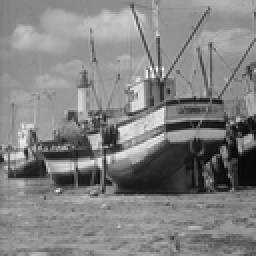
%> input picture DeSCI_backup/packages/denoiser/WNNM/wnnm_imdenoise/boat.png, 128 x 128 px, shrunk from 512 x 512 before the run (shown 2 times larger)
$ octave test_wnnm_imdenoise.m   (GNU Octave 9; MATLAB toolbox functions it lacks are replaced by stand-ins)
%> lines starting %> are read from the running program, lines starting %| are printed output that depends on the picture
### DeSCI_backup/packages/denoiser/WNNM/wnnm_imdenoise/neighborind.m
function [neighborindarr,neighbornumarr,selfindarr] = neighborind(dim,opt)
%NEIGHBORIND Pre-calculation of the indexes of the neighbors within the
%search window.
%   [neighborindarr,neighbornumarr,selfindarr]=NEIGHBORIND(dim,opt) returns
%    neighborindarr   - the array of all neighbor patch indexes within
%                       search window for each key patch, which is a
%                       two-dimentional array with each column denotes all
%                       neighbor patch indexes for each key patch,
%    neighbornumarr   - number of neighbors in gridind (grid index) within
%                       search window, which is a row vector and each
%                       column corresponds to that of neighborindarr,
%    selfindarr       - index of the key patch itself, which is a row
%                       vector and each column corresponds to that of
%                       neighborindarr,
%   where the inputs are
%    dim              - dimension of the image (transfer of the image, nor
%                       the image sequence is not necessary and could be
%                       memory-consuming),
%    opt              - options for that function, and those options are
%                         $option$                 $[default] value$
%                         opt.patchsize
%                         opt.windowsize
%                         opt.patchstep
%   See also WNNM_IMDENOISE.
w = opt.windowsize; % size of the search window for neighbors
rownum = dim(1)-opt.patchsize+1; % number of patch rows
colnum = dim(2)-opt.patchsize+1; % number of patch columns
% indexes of all the patches in the image
ind = reshape([1:rownum*colnum],[rownum,colnum]);

% consider the adjacent patches along the patch step, which forms a grid
rowgridind = [1:opt.patchstep:rownum]; % indexes of row grid
  rowgridind = [rowgridind,rowgridind(end)+1:rownum]; % residual steps
colgridind = [1:opt.patchstep:colnum]; % indexes of column grid
  colgridind = [colgridind,colgridind(end)+1:colnum]; % residual steps

rowgridnum = length(rowgridind);
colgridnum = length(colgridind);

% initialization of the output arrays
neighborindarr = zeros([(2*w+1)*(2*w+1),rowgridnum*colgridnum],'uint32');
neighbornumarr = zeros([1,rowgridnum*colgridnum],'uint32');
selfindarr     = zeros([1,rowgridnum*colgridnum],'uint32');

% assignment of the neighbors within search window for each key patch in
% the grid index
for rgrid = 1:rowgridnum
    r = rowgridind(rgrid); % index of row grid
    for cgrid = 1:colgridnum
        c = colgridind(cgrid); % index of column grid
        patchind = (c-1)*rownum+r; % index of key patch
        patchgridind = (cgrid-1)*rowgridnum+rgrid; % grid index of key patch

        top    = max(r-w,1); % index of the top of search window
        button = min(r+w,rownum); % button
        left   = max(c-w,1); % left
        right  = min(c+w,colnum); % right

        neighborind = ind(top:button,left:right); % indexes of the neighbors of the key patch

        neighbornumarr(patchgridind) = numel(neighborind); % number of neighbors in grid index (within search window)
        neighborindarr(1:neighbornumarr(patchgridind),patchgridind) ...
            = neighborind(:); % each column is the indexes of the neighbors in grid index
        selfindarr(patchgridind) = patchind; % index of key patch itself
    end
end

end

### DeSCI_backup/packages/denoiser/WNNM/wnnm_imdenoise/wnnm_imdenoise.m
function [denoisedim,psnrall] = wnnm_imdenoise(noisyim,orgim,para)
%WNNM_IMDENOISE Weighted nuclear norm minimization (WNNM)-based image
%denoising.
%   denoisedim=WNNM_IMDENOISE(noisyim,para) returns the denoised image
%   denoisedim using WNNM, where noisyim is the input noisy image and para
%   is the parameters for the WNNM image denoiser.
%   # Model
%     The basic idea of WNNM for image denoising is that the patch group
%     with nonlocal self-similarity can be expressed as a low-rank matrix.
%     Low-rank matrix approximation problem has already been solved by
%     low-rank matrix factorization (LRMF) and nuclear norm minimization
%     (NNM). WNNM approach to this problem focuses on varied weights of
%     each singular value, where greater weight indicates less importance.
%     The CVPR'14 paper gives an convergence proof to the fixed point of
%     the WNNM problem with non-descending weights, which is common in
%     image denoising applications where small singular values of the patch
%     group are supposed to be surpressed.
%   # Parameters
%     parameters              [default] value
%     para.patchsize
%   # Reference
%   [1]  S. Gu, L. Zhang, W. Zuo, and X. Feng, "Weighted Nuclear Norm
%          Minimization with Application to Image Denoising," in 2014 IEEE
%          Conference on Computer Vision and Pattern Recognition (CVPR),
%          2014, pp. 2862-2869.
%   [2]  S. Gu, Q. Xie, D. Meng, W. Zuo, X. Feng, and L. Zhang, "Weighted
%          Nuclear Norm Minimization and Its Applications to Low Level
%          Vision," International Journal of Computer Vision, vol. 121,
%          no. 2, pp. 183-208, 2017.
%   See also NEIGHBORIND, IM2PATCH, BLOCKMATCH, PATCHESTIMATE, WNNM,
%            PATCH2IM, PARACONFIG.

%   Code copyright(C) 2017-2018 by <a href="matlab:
%   web('https://github.com/liuyang12')">Y. Liu</a>. This code is a
%   derivative of WNNM code <a href="matlab:
%   web('http://www4.comp.polyu.edu.hk/~cslzhang/code/WNNM_code.zip')">
%   provided by S. Gu.
%   Last modified Oct 29, 2017.

% [height,width] = size(noisyim);
% patchdim = para.patchsize*para.patchsize; % dimension of the patch (vector)
% totpatchnum ...  % total number of patches in the noisy image
%   = (height-para.patchsize+1)*(width-para.patchsize+1);

% pre-calculation of the indexes of the neighbors within the search window
[neighborindarr,neighbornumarr,selfindarr] = neighborind(size(noisyim),para);

% % [unnecessary] memory allocation of the matrices, which indicates the size
% % of the matrices
% nonlocalarr = zeros(para.patchnum,length(neighbornumarr)); % index array of patches with non-local similarity as the key patch
% rawpatchmat = zeros(patchdim,totpatchnum); % raw patch mattrix (column-by-column)
% estpatchmat = zeros(patchdim,totpatchnum); % estimated patch matrix (column-by-column)
% frqpatchmat = zeros(patchdim,totpatchnum); % frequency matrix of each pixel of a patch (column-by-column)

% WNNM denoisng for several iterations
estim = noisyim;
for iter = 1:para.iternum
    if ~para.adaptboost
        estim = estim + para.delta*(noisyim-estim); % correction between adjacent iterations
    else % adative boosting for WNNM-based image denoising
        Eest = mean(abs(estim(:)).^2);
        En = para.abeta*abs(para.nsigma^2-var(noisyim(:)-estim(:)));
        rho = sqrt(Eest)/(sqrt(Eest)+sqrt(max(Eest-En,0)));
        fprintf('    Iteration % 2d, rho = %.3f. \n',iter,rho);
        estim = estim + (1-rho)*(noisyim-estim); % correction between adjacent iterations
    end
    [rawpatchmat,nsigmamat] = im2patch(estim,noisyim,para); % splite the whole image into overlapped patches
    if mod(iter-1,para.innerloop)==0
        para.patchnum = para.patchnum-10; % less non-local patches with loweer noise level
        % calculate the patches with non-local similarity for each key patch
        nonlocalarr = blockmatch(rawpatchmat,neighborindarr,neighbornumarr,selfindarr,para);
        if iter==1 % initial noise level of each patch
            nsigmamat = para.nsigma*ones(size(nsigmamat));
        end
    end
    % patch estimation by means of WNNM
    [estpatchmat,frqpatchmat] = patchestimate(nonlocalarr,rawpatchmat,nsigmamat,selfindarr,para);
    % aggregate overlapped patches to the whole image
    estim = patch2im(estpatchmat,frqpatchmat,size(noisyim),para.patchsize);

    if ~isempty(orgim)
        % error statistics and reconstruction quality accessment
        rmseall(iter) = sqrt(immse(estim,orgim));
        psnrall(iter) = psnr(estim,orgim,255);
        ssimall(iter) = ssim(estim,orgim);
        fprintf('  WNNM iteration % 2d, RMSE = %2.2f, PSNR = %2.2f dB, SSIM = %.4f.\n',iter,rmseall(iter),psnrall(iter),ssimall(iter));
    end
end
denoisedim = estim;

end

### DeSCI_backup/packages/denoiser/WNNM/wnnm_imdenoise/im2patch.m
function [patchmat,nsigmamat] = im2patch(estim,nosim,opt)
%IM2PATCH Splite the whole image into overlapped patches.
%   patchmat=IM2PATCH(im,opt) returns the overlapped patches patchmat,
%   where im is an image, opt is the options for the function, and patchmat
%   is a two dimensional matrix with each column corresponds to a patch.
%   See also WNNM_IMDENOISE, PATCH2IM.
p = opt.patchsize;
% total number of patches
totpatchnum = (size(estim,1)-p+1)*(size(estim,2)-p+1);

patchmat = zeros([p*p,totpatchnum],'single');
nospatchmat = zeros([p*p,totpatchnum],'single'); % noisy patch matrix (estimate noise level)

% the extraction of patches is performed block-wise, not patch-wise and is
% more efficient.
b = 1;
for i = 1:p
    for j = 1:p
        block = estim(i:end-p+i,j:end-p+j); % all the same block as a row
        nosblock = nosim(i:end-p+i,j:end-p+j); % all the same block as a row
        patchmat(b,:) = block(:)';
        nospatchmat(b,:) = nosblock(:)';
        b = b+1;
    end
end
% estimate the noise level of each patch
nsigmamat = opt.lambda*sqrt(abs(bsxfun(@minus,mean((patchmat-nospatchmat).^2),opt.nsigma^2)));

end

### DeSCI_backup/packages/denoiser/WNNM/wnnm_imdenoise/blockmatch.m
function nonlocalarr = blockmatch(patchmat,neighborindarr,neighbornumarr,selfindarr,para)
%BLOCKMATCH Block matching of patches with non-local similarity.
%   nonlocalarr=BLOCKMATCH(patchmat,neighborindarr,neighbornumarr,
%   selfindarr,para) returns the indexes of the patches with non-local
%   similarity.
%   See slao WNNM_IMDENOISE.
gridsize = length(neighbornumarr);

nonlocalarr = zeros([para.patchnum,gridsize],'uint32');
for i = 1:gridsize
    patch = patchmat(:,selfindarr(i)); % key patch
    neighbors = patchmat(:,neighborindarr(1:neighbornumarr(i),i)); % all neighbors
    distance = sum(bsxfun(@minus,neighbors,patch).^2); % ell_2 distance
    [~,ascendind] = sort(distance); % sort distance in an ascending order
    % indexes of the most similar (shortest distance) para.patchnum of neighbors
    nonlocalarr(:,i) = neighborindarr(ascendind(1:para.patchnum),i);
end

end


### DeSCI_backup/packages/denoiser/WNNM/wnnm_imdenoise/patch2im.m
function im = patch2im(patchmat,frqmat,dim,patchsize)
%PATCH2IM Aggregate overlapped patches to a whole image.
%   im=PATCH2IM(patchmat,frqmat,dim,patchsize) returns the aggregated image
%   from overlapped patches patchmat and the corresponding freqency matrix
%   for each patch frqmat. This function is an inverse of the im2patch
%   function and would preform aggregation block-wise as well.
%   See also WNNM_IMDENOISE, IM2PATCH.
p = patchsize;
rownum = dim(1)-p+1;
colnum = dim(2)-p+1;
rows = [1:rownum];
cols = [1:colnum];

im = zeros(dim);
frq = zeros(dim); % frequency of each pixel in the image appears in the patches

% the aggregation of patches is performed block-wise, not patch-wise and is
% more efficient.
b = 1;
for i = 1:p
    for j = 1:p
        im(rows-1+i,cols-1+j) = im(rows-1+i,cols-1+j)+reshape(patchmat(b,:)',[rownum colnum]);
        frq(rows-1+i,cols-1+j) = frq(rows-1+i,cols-1+j)+reshape(frqmat(b,:)',[rownum colnum]);
        b = b+1;
    end
end
im = im./(frq+eps);

end

### DeSCI_backup/packages/denoiser/WNNM/wnnm_imdenoise/paraconfig.m
function para = paraconfig(nsigma)
%PARACONFIG Parameter configuration of the WNNM-based image denoiser
%according to the noise level of the noisy image.
%   para=PARACONFIG(nsigma) returns the parameters as a structure for given
%   noise deviation nsigma. Note that those parameters are all empirical
%   and any adaption of this code is supposed to choose the best ones
%   according to specific applications.
%   See also WNNM_IMDENOISE.
para.nsigma     = nsigma;  % standard deviation of the noisy image
para.windowsize = 30;      % size of the search window
para.delta      = 0.1;     % coefficient of correction between adjacent iterations
  para.adaptboost = true;  % enable adaptive boosting (AB) for WNNM
  para.abeta      = 1;     % eta for noise estimation in WNNM-AB
para.c          = sqrt(2); % constant of weight vector
para.innerloop  = 2;       % numer of inner loops between re-blockmatching
para.reweighit  = 3;       % numer of iterations between re-weight

% choose parameters according to the noise deviation, with larger noise
% deviation accounting for larger patch size, patch number, iteration
% number, and noise estimation constant.
if nsigma<=20     % nsigma<=20
    para.patchsize = 6;    % size of the patch
    para.patchnum  = 70;   % number of patches in a group
    para.iternum   = 8;    % number of iterations
    para.lambda    = 0.54; % constant of noise estimation of each patch
elseif nsigma<=40 % 20<nsigma<=40
    para.patchsize = 7;
    para.patchnum  = 90;
    para.iternum   = 12;
    para.lambda    = 0.56;
elseif nsigma<=60 % 40<nsigma<=60
    para.patchsize = 8;
    para.patchnum  = 120;
    para.iternum   = 14;
    para.lambda    = 0.58;
else              % 60<nsigma
    para.patchsize = 9;
    para.patchnum  = 140;
    para.iternum   = 14;
    para.lambda    = 0.58;
end
% patch step for reduced number of key patches, thus reduced complexity
% and smaller patch step would hopely result in better performance.
para.patchstep = floor(para.patchsize/2-1); % step of the key patch grid

end

### DeSCI_backup/packages/denoiser/WNNM/wnnm_imdenoise/patchestimate.m
function [estpatchmat,frqpatchmat] = patchestimate(nonlocalarr,rawpatchmat,nsigmamat,selfindarr,para)
%PATCHESTIMATE Estimation of the patches in each non-local patch group.
%   [estpatchmat,frqpatchmat]=PATCHESTIMATE(nonlocalarr,rawpatchmat,
%   selfindarr,para) returns the estimated patch matrix estpatchmat and
%   the frequency matrix of each pixel in a patch.
%   See also WNNM_IMDENOISE, WNNM.

% memory allocation of the matrices
estpatchmat = zeros(size(rawpatchmat)); % estimated patch matrix (column-by-column)
frqpatchmat = zeros(size(rawpatchmat)); % frequency matrix of each pixel in a patch (column-by-column)

% estimate each patch successively
for i = 1:length(selfindarr)
    rawgroup = rawpatchmat(:,nonlocalarr(1:para.patchnum,i)); % raw patch group
    mean_rawgroup = repmat(mean(rawgroup,2),[1 para.patchnum]); % mean patch of the patch group
    rawgroup = rawgroup-mean_rawgroup; % deviation of the raw patch group

    % WNNM for each patch group by exploiting low-rank property
    estgroup = wnnm(rawgroup,para.c,nsigmamat(selfindarr(i)),para.reweighit);
    estgroup = estgroup+mean_rawgroup;

%     % Robust PCA estimation
%     estgroup = rpca(rawgroup,ones(size(rawgroup)),nsigmamat(selfindarr(i)));

    estpatchmat(:,nonlocalarr(1:para.patchnum,i)) ...
        = estpatchmat(:,nonlocalarr(1:para.patchnum,i)) + estgroup;
    frqpatchmat(:,nonlocalarr(1:para.patchnum,i)) ...
        = bsxfun(@plus,1,frqpatchmat(:,nonlocalarr(1:para.patchnum,i)));
end

end

### DeSCI_backup/packages/denoiser/WNNM/wnnm_imdenoise/test_wnnm_imdenoise.m
%TEST_WNNM_IMDENOISE Test the weighted nuclear norm minimization
%(WNNM)-based image denoising function.
%   See also WNNM_IMDENOISE, PARACONFIG.
clear; clc;
% close all
addpath(genpath('./apg_partial'));
% [1] parameter configuration
nsigma = 50; % standard deviation of the noise

% [2] read original image (and noisy image, possibly)
orgim = double(imread('boat.png'));
%> orgim: size 128x128 double; min 7, max 255, mean 129.7; mean of the top-left, top-right, bottom-left and bottom-right quarters 152.7, 138.1, 127.4, 100.6
% % nosim = double(imread('boat_n100.png'));
% orgim = double(rgb2gray(imread('bus25.png')));
% nosim = double(rgb2gray(imread('bus25_pref.png')));
nosim = orgim + nsigma*randn(size(orgim)); % add white Gaussian noise
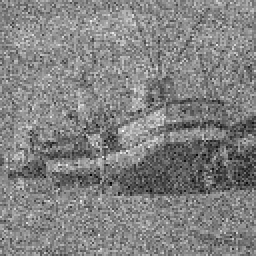
%> nosim: size 128x128 double (shown 2 times larger); min -137.1, max 384.1, mean 129.2; drawn with min black and max white

psnr0 = psnr(nosim,orgim,255);
%> psnr0 = 14.14
fprintf('Noisy image with nsigma = %2.1f, PSNR = %2.2f dB.\n',nsigma,psnr0);
%| Noisy image with nsigma = 50.0, PSNR = 14.14 dB.

% para.iternum = 1;
% [3] perform WNNM-based image denoising
para = paraconfig(nsigma); % parameter configuration according to noise level
  para.adaptboost = false;  % enable adaptive boosting (AB) for WNNM
  para.abeta      = 1;     % eta for noise estimation in WNNM-AB
tic
estim = wnnm_imdenoise(nosim,orgim,para); toc
%> after the loop in neighborind, `for rgrid = 1:rowgridnum`:
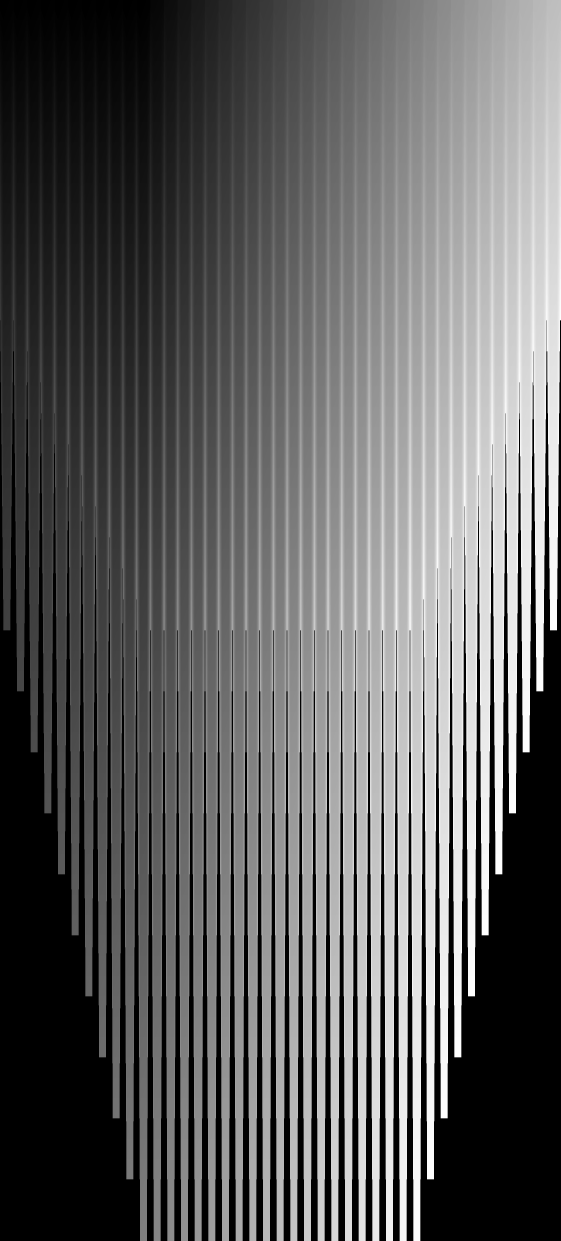
%> neighborindarr: size 3721x1681 uint32 (shown at 1/3 size); min 0, max 14641, mean 5516.5; drawn with min black and max white
%> (the run ends here)
